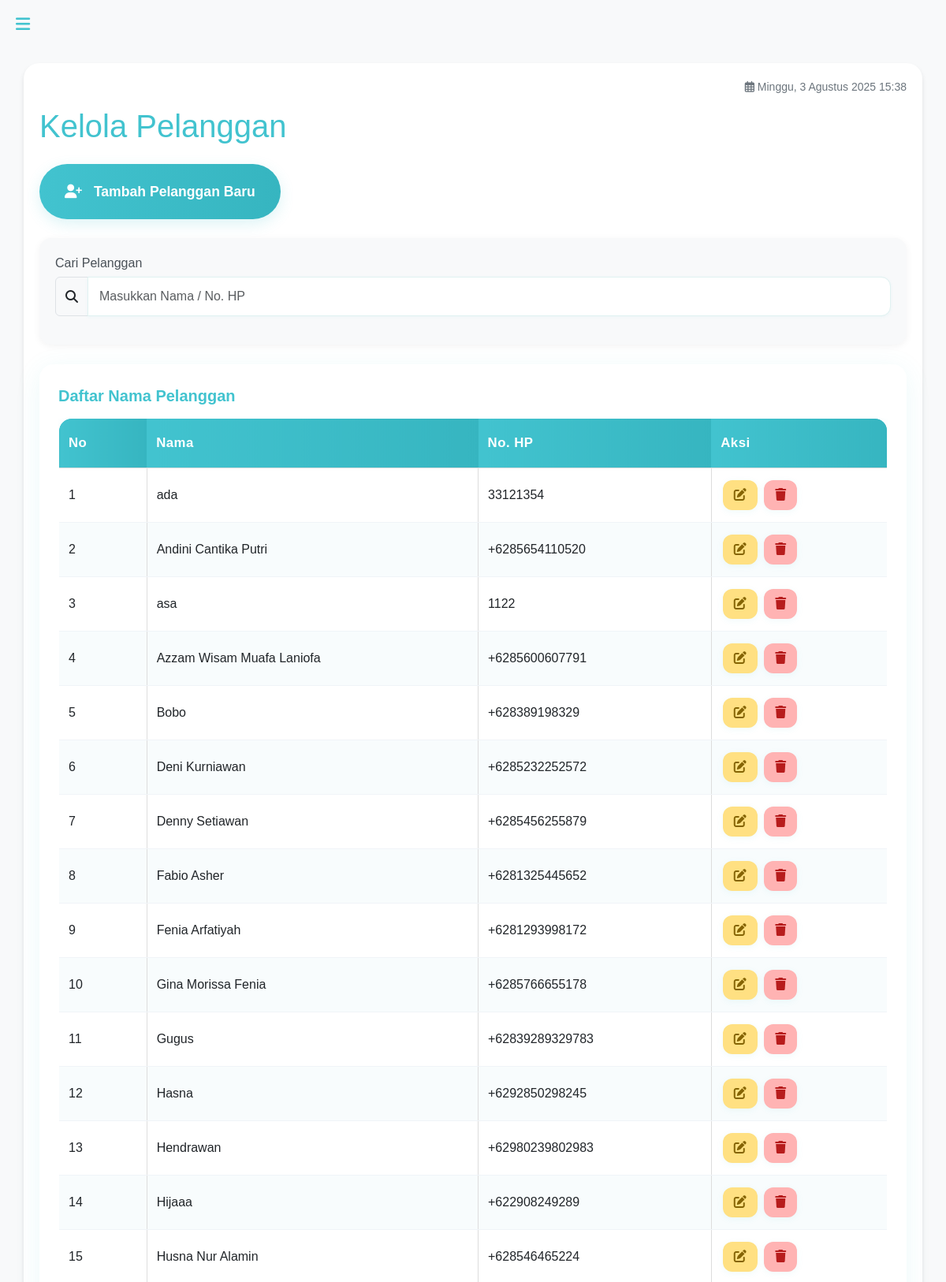
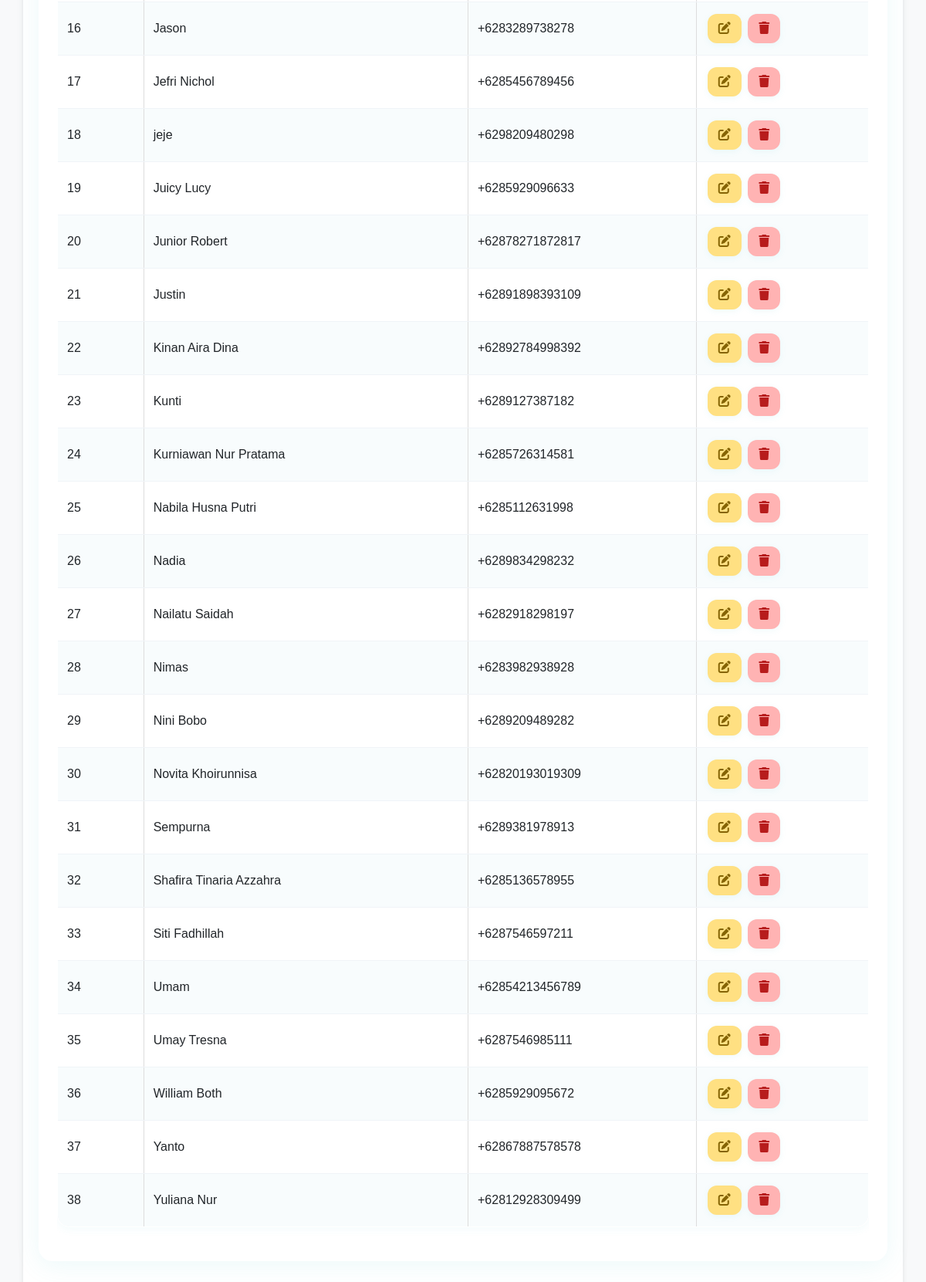
/admin/kelola-pelanggan.php (signed in), run on the app's committed database (2 pictures, top to bottom).
### tables this page shows
CREATE TABLE `pelanggan` (
  `id` int NOT NULL,
  `no_hp` varchar(15) NOT NULL,
  `nama` varchar(100) NOT NULL
);

### admin/kelola-pelanggan.php (the view, shortened to what this page needs)
<?php
include '../includes/db.php';
function formatTanggalIndonesia($tanggal) {
    $hari = array(
        'Minggu', 'Senin', 'Selasa', 'Rabu', 'Kamis', 'Jumat', 'Sabtu'
    );
    $bulan = array(
        1 => 'Januari', 'Februari', 'Maret', 'April', 'Mei', 'Juni',
        'Juli', 'Agustus', 'September', 'Oktober', 'November', 'Desember'
    );
    $timestamp = strtotime($tanggal);
    $hari_ini = $hari[date('w', $timestamp)];
    $tanggal_ini = date('j', $timestamp);
    $bulan_ini = $bulan[date('n', $timestamp)];
    $tahun_ini = date('Y', $timestamp);
    $jam = date('H:i', $timestamp);
    return "$hari_ini, $tanggal_ini $bulan_ini $tahun_ini $jam";
}
$tanggal_sekarang = formatTanggalIndonesia(date('Y-m-d H:i:s'));
$search = isset($_GET['search']) ? $_GET['search'] : '';
$query = "SELECT id, nama, no_hp FROM pelanggan WHERE 1=1";
$query .= " ORDER BY nama ASC";
$result = $conn->query($query);
?>
<!DOCTYPE html>
<html lang="id">
<head>
    <link rel="stylesheet" href="https://cdn.jsdelivr.net/npm/bootstrap@5.3.0/dist/css/bootstrap.min.css">
    <link rel="stylesheet" href="https://cdnjs.cloudflare.com/ajax/libs/font-awesome/6.4.0/css/all.min.css">
    <link rel="stylesheet" href="../assets/css/admin/styles.css">
</head>
<body>
    <?php include 'sidebar-admin.php'; ?>
    <div class="content" id="content">
        <div class="container">
            <div class="current-date">
                <i class="far fa-calendar-alt"></i> <?php echo $tanggal_sekarang; ?>
            </div>
            <div class="d-flex justify-content-between align-items-center mb-4">
                <h1 class="mb-0">Kelola Pelanggan</h1>
            </div>
            <button type="button" class="btn btn-add-customer" data-bs-toggle="modal" data-bs-target="#addCustomerModal">
                <i class="fas fa-user-plus"></i> Tambah Pelanggan Baru
            </button>
            <div class="search-filter-container d-none d-md-block">
                <div class="row">
                    <div class="col-md-12">
                        <div class="mb-3">
                            <label for="search" class="filter-label">Cari Pelanggan</label>
                            <div class="input-group">
                                <span class="input-group-text"><i class="fas fa-search"></i></span>
                                <input type="text" class="form-control" id="searchInput" name="search" placeholder="Masukkan Nama / No. HP" value="<?php echo htmlspecialchars($search); ?>">
                            </div>
                        </div>
                    </div>
                </div>
            </div>
            <div class="table-container">
                <div class="card-header">
                    <h5 class="mb-3">Daftar Nama Pelanggan</h5>
                </div>
                <div id="customerData">
                    <?php if ($result->num_rows > 0): ?>
                        <div class="desktop-table">
                            <div class="table-responsive">
                                <table class="table table-hover">
                                    <thead>
                                        <tr>
                                            <th width="60">No</th>
                                            <th width="40%">Nama</th>
                                            <th width="150">No. HP</th>
                                            <th width="120">Aksi</th>
                                        </tr>
                                    </thead>
                                    <tbody>
                                        <?php
                                        $no = 1;
                                        while ($row = $result->fetch_assoc()):
                                        ?>
                                            <tr>
                                                <td><?php echo $no++; ?></td>
                                                <td><?php echo $row['nama']; ?></td>
                                                <td><?php echo $row['no_hp']; ?></td>
                                                <td>
                                                    <button type="button" class="btn btn-sm btn-warning btn-action" title="Edit"
                                                            onclick="openEditModal(<?php echo $row['id']; ?>, '<?php echo addslashes($row['nama']); ?>', '<?php echo addslashes($row['no_hp']); ?>')">
                                                        <i class="fas fa-edit"></i>
                                                    </button>
                                                    <button type="button" class="btn btn-sm btn-danger btn-action" title="Hapus"
                                                            onclick="confirmDelete(<?php echo $row['id']; ?>, '<?php echo addslashes($row['nama']); ?>')">
                                                        <i class="fas fa-trash"></i>
                                                    </button>
                                                </td>
                                            </tr>
                                        <?php endwhile; ?>
                                    </tbody>
                                </table>
                            </div>
                        </div>
                    <?php endif; ?>
                </div>
            </div>
        </div>
    </div>
</body>
</html>

### assets/css/admin/styles.css (style rules this page uses)
body { font-family: Arial, sans-serif; background-color: #f8f9fa; margin: 0; }
.container { background-color: #fff; border-radius: 20px; box-shadow: 0 4px 6px rgba(0, 0, 0, 0.1); padding: 20px; }
h1 { color: #42c3cf; }
.btn-warning { background-color: #ffdd57; border-color: #ffdd57; border-radius: 30px; padding: 7px 20px; }
.btn-danger { background-color: #f87171; border-color: #f87171; border-radius: 30px; padding: 7px 20px; }
table thead { background-color: #42c3cf; color: #fff; }
table tbody tr:nth-child(even) { background-color: #f9fafa; }
.content { margin-left: 260px; padding: 35px; transition: all 0.3s ease-in-out; }
table { width: 100%; border-collapse: collapse; }
table, th, td { border: 1px solid #ddd; }
th, td { padding: 10px; }
th { background-color: #42c3cf; color: white; }
.content::after { content: "© Destio Wahyu - Zeea Laundry. All Rights Reserved."; display: block; text-align: center; font-size: 14px; color: #666; margin-top: 20px; padding: 10px 0; border-top: 1px solid #eee; }
@media (max-width: 1440px) { .content { padding: 80px 18px; margin-left: 0; } }

### admin/kelola-pelanggan.php (style rules this page uses)
.search-filter-container { background-color: #f8f9fa; border-radius: 15px; padding: 20px; margin-bottom: 25px; box-shadow: 0 2px 10px rgba(0, 0, 0, 0.05); }
.table-container { background-color: #fff; border-radius: 18px; padding: 28px 24px; box-shadow: 0 6px 32px rgba(66,195,207,0.10); margin-bottom: 36px; overflow-x: auto; }
.table-responsive { overflow-x: auto; -webkit-overflow-scrolling: touch; }
.table { min-width: 650px; border-radius: 16px; overflow: hidden; font-size: 1rem; background: #fff; box-shadow: 0 2px 12px rgba(66,195,207,0.07); }
h5 { color: #42c3cf; font-weight: bold; }
.table th { background: linear-gradient(90deg, #42c3cf 0%, #36b5c0 100%); color: #fff; font-weight: 600; border: none; padding: 18px 12px; font-size: 1.05rem; letter-spacing: 0.5px; }
.table th:first-child { border-top-left-radius: 16px; }
.table th:last-child { border-top-right-radius: 16px; }
.table td { vertical-align: middle; padding: 15px 12px; border-bottom: 1px solid #f0f4f8; background: #fff; font-size: 1rem; }
.table tbody tr:nth-child(even) td { background: #f8fcfd; }
.btn-action { padding: 7px 14px; margin: 0 2px; border-radius: 12px; min-width: 38px; font-size: 1rem; box-shadow: 0 2px 8px rgba(66,195,207,0.08); transition: background 0.2s, color 0.2s, box-shadow 0.2s; }
.btn-action.btn-warning { background: #ffe082; color: #856404; border: none; }
.btn-action.btn-danger { background: #ffb3b3; color: #b71c1c; border: none; }
.btn-add-customer { background: linear-gradient(90deg, #42c3cf 0%, #36b5c0 100%); color: #fff; border-radius: 40px; padding: 22px 32px; font-size: 1.1rem; font-weight: 600; margin-bottom: 24px; box-shadow: 0 6px 18px rgba(66,195,207,0.18); transition: all 0.2s; border: none; }
.btn-add-customer i { margin-right: 10px; }
.current-date { font-size: 14px; color: #6c757d; text-align: right; margin-bottom: 15px; }
.filter-label { font-weight: 500; margin-bottom: 5px; color: #495057; }
@media (min-width: 769px) { .desktop-table { display: block; } }
.form-control { border-radius: 12px; box-shadow: 0 1px 4px rgba(66,195,207,0.07); padding: 12px 14px; font-size: 1rem; border: 1px solid #e0f2f1; transition: border 0.2s, box-shadow 0.2s; }

### admin/sidebar-admin.php (style rules this page uses)
.btn-danger { background-color: #ff3b30; border-color: #ff3b30; }

### data on the page
pelanggan: nama "ada", no_hp "33121354"
pelanggan: nama "Andini Cantika Putri", no_hp "+6285654110520"
pelanggan: nama "asa", no_hp "1122"
pelanggan: nama "Azzam Wisam Muafa Laniofa", no_hp "+6285600607791"
pelanggan: nama "Bobo", no_hp "+628389198329"
pelanggan: nama "Deni Kurniawan", no_hp "+6285232252572"
pelanggan: nama "Denny Setiawan", no_hp "+6285456255879"
pelanggan: nama "Fabio Asher", no_hp "+6281325445652"
pelanggan: nama "Fenia Arfatiyah", no_hp "+6281293998172"
pelanggan: nama "Gina Morissa Fenia", no_hp "+6285766655178"
pelanggan: nama "Gugus", no_hp "+62839289329783"
pelanggan: nama "Hasna", no_hp "+6292850298245"
pelanggan: nama "Hendrawan", no_hp "+62980239802983"
pelanggan: nama "Hijaaa", no_hp "+622908249289"
pelanggan: nama "Husna Nur Alamin", no_hp "+628546465224"
pelanggan: nama "Jason", no_hp "+6283289738278"
pelanggan: nama "Jefri Nichol", no_hp "+6285456789456"
pelanggan: nama "jeje", no_hp "+6298209480298"
pelanggan: nama "Juicy Lucy", no_hp "+6285929096633"
pelanggan: nama "Junior Robert", no_hp "+62878271872817"
pelanggan: nama "Justin", no_hp "+62891898393109"
pelanggan: nama "Kinan Aira Dina", no_hp "+62892784998392"
pelanggan: nama "Kunti", no_hp "+6289127387182"
pelanggan: nama "Kurniawan Nur Pratama", no_hp "+6285726314581"
pelanggan: nama "Nabila Husna Putri", no_hp "+6285112631998"
pelanggan: nama "Nadia", no_hp "+6289834298232"
pelanggan: nama "Nailatu Saidah", no_hp "+6282918298197"
pelanggan: nama "Nimas", no_hp "+6283982938928"
pelanggan: nama "Nini Bobo", no_hp "+6289209489282"
pelanggan: nama "Novita Khoirunnisa", no_hp "+62820193019309"
pelanggan: nama "Sempurna", no_hp "+6289381978913"
pelanggan: nama "Shafira Tinaria Azzahra", no_hp "+6285136578955"
pelanggan: nama "Siti Fadhillah", no_hp "+6287546597211"
pelanggan: nama "Umam", no_hp "+62854213456789"
pelanggan: nama "Umay Tresna", no_hp "+6287546985111"
pelanggan: nama "William Both", no_hp "+6285929095672"
pelanggan: nama "Yanto", no_hp "+62867887578578"
pelanggan: nama "Yuliana Nur", no_hp "+62812928309499"

### other printed values
$tanggal_sekarang "Minggu, 3 Agustus 2025 15:38"
